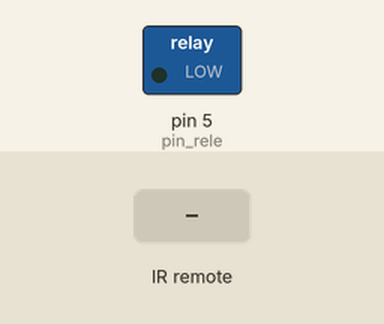
A sketch run on a simulated Arduino Uno, built with avr-gcc and run on an emulated ATmega328P. On the bench: switched loads named in the sketch (green lamp = pin HIGH). The test bench sets the inputs (shaded band).

Above: at 1.2 s.
1.3 s: infrared code 0x2C806A95 received
At 1.9 s:
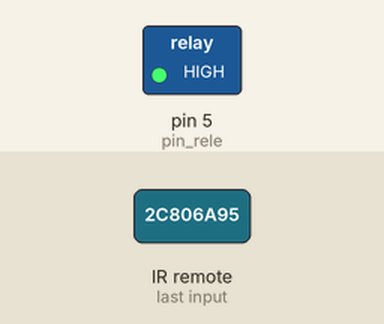
2.8 s: infrared code 0x2C80A857 received
At 4.0 s:
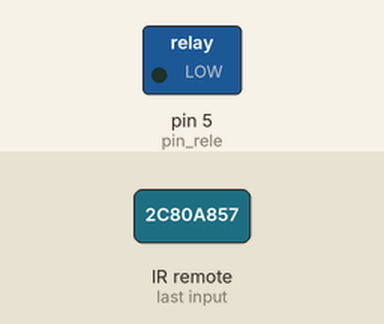
4.3 s: infrared code 0x89211467 received
At 5.4 s:
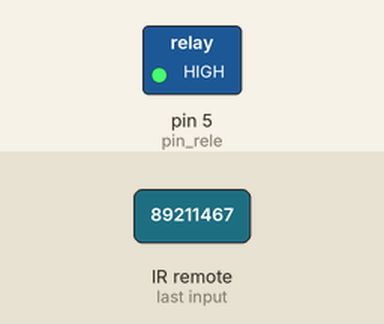
Timing chart, 0 to 7.3 s (numbered marks = the images above; inputs shaded):
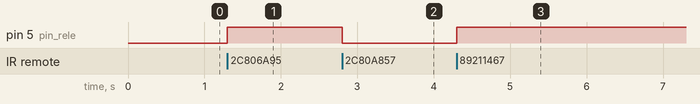

The sketch:

backlight.ino
```cpp
#include <IRremote.h>

boolean flag_ON=false;     // флаг включена подсветка


#define  pin_rele        5         // реле для подсветки
#define RECV_PIN        7

IRrecv irrecv(RECV_PIN);
decode_results results;


void setup() {

pinMode(pin_rele, OUTPUT);             // реле
digitalWrite(pin_rele, LOW);           // включить подсветку по старту
flag_ON=true;

irrecv.enableIRIn();

}

void loop()
{

   if (irrecv.decode(&results)) {
    Serial.println(results.value, HEX);

//========================================= включение/выключение всего =================================================================================================================
if (results.value == 0x2C80A857 || results.value == 0x6D79949 || results.value == 0xFA918620)
  {
    digitalWrite(pin_rele, LOW);           // включить подсветку
    flag_ON=true;
  }

if  (results.value == 0x2C806A95 || results.value == 0x89211467 || results.value == 0x9593FCC || results.value == 0x78480B02 || results.value == 0xF80FDF9D)
  {
   digitalWrite(pin_rele, HIGH);           // выключить подсветку
   flag_ON=false;
  }

//========================================= включение дневного (выключение синего), кнопка R =================================================================================================================
if (results.value == 0x2C80708F || results.value == 0xC4B41C8B || results.value == 0x3CB502DE || results.value == 0x3A9901F0)
{
   digitalWrite(pin_rele, LOW);           // включить подсветку
   flag_ON=true;
}

//========================================= выключение всего, кнопка L =================================================================================================================
if (results.value == 0x2C8048B7 || results.value == 0x7367DA67 || results.value == 0xE26D9CC || results.value == 0x8E014502 || results.value == 0xF342459D)
{
   digitalWrite(pin_rele, HIGH);           // выключить подсветку
   flag_ON=false;
 }

//========================================= включение кнопка вверх =================================================================================================================
if (results.value == 0x2C8042BD || results.value == 0xB2B712A7 || results.value == 0x4EB20CC2 || results.value == 0x9C806D5D || results.value == 0x64E8B20C)
{
   digitalWrite(pin_rele, LOW);           // включить подсветку
   flag_ON=true;
}

//========================================= выключение всего, кнопка вниз =================================================================================================================
if (results.value == 0x2C80D02F || results.value == 0x1561E060 || results.value == 0xEC073F09 || results.value == 0x8E014502 || results.value == 0xF342459D)
{
    digitalWrite(pin_rele, HIGH);           // выключить подсветку
    flag_ON=false;
}


//====================================================
irrecv.resume(); // считать следующее значение

   }


//==================================================== конец =======================================================================
}

//==================================================== функции ===============================================================
```

Measured:
- after the input at 1.3 s, pin 5 (pin_rele): LOW → HIGH at once
- after the input at 2.8 s, pin 5 (pin_rele): HIGH → LOW at once
- after the input at 4.3 s, pin 5 (pin_rele): LOW → HIGH at once
